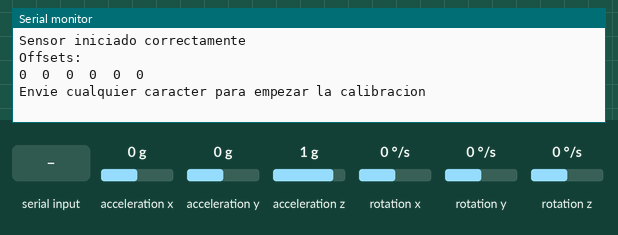
Recording of a sketch running on a simulated Arduino Uno, built with avr-gcc and run on an emulated ATmega328P. Parts: the last lines printed to the serial monitor. Inputs (shaded band) come from the test bench; at power-on: acceleration x 0 g, acceleration y 0 g, acceleration z 1 g, rotation x 0 °/s, rotation y 0 °/s, rotation z 0 °/s.

Above: at 0.9 s.
1.0 s: "1" received over Serial
At 1.07 s:
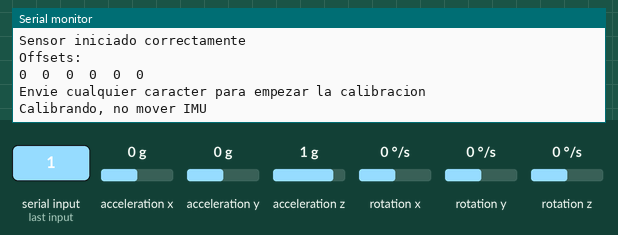
2.5 s: acceleration x set to -1.4 g
At 2.51 s:
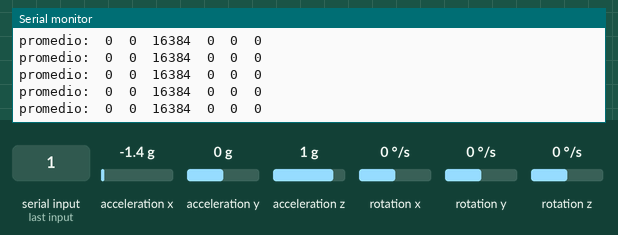
5.5 s: acceleration y set to -1.4 g
At 5.56 s:
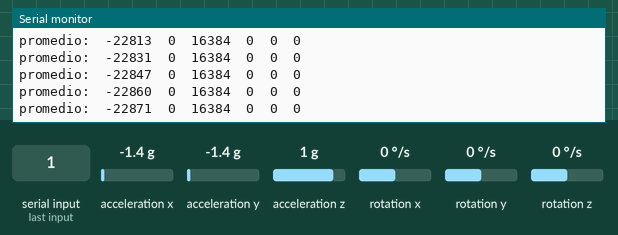
7.0 s: acceleration z set to 0 g
At 7.01 s:
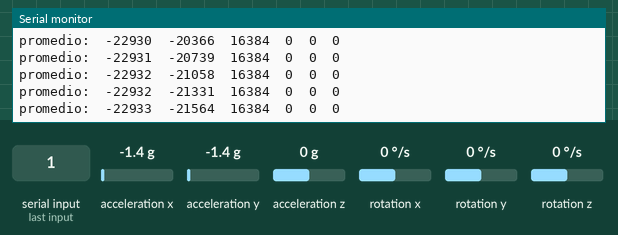
10.0 s: rotation x set to -192 °/s
At 10.06 s:
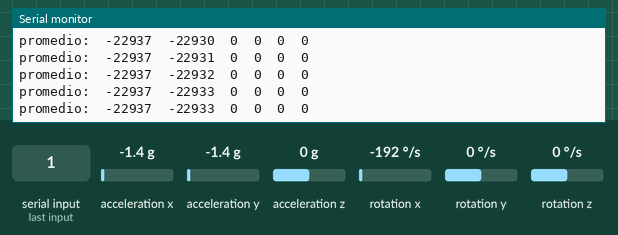
11.5 s: rotation x set to 0 °/s
At 11.51 s:
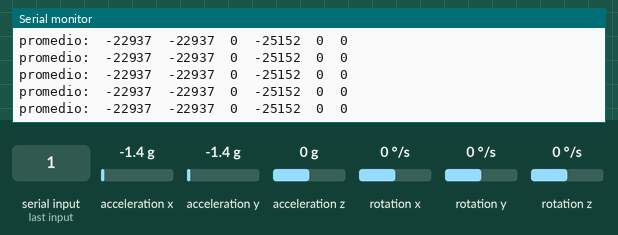
Timing chart, 0 to 14.5 s (numbered marks = the images above; inputs shaded):
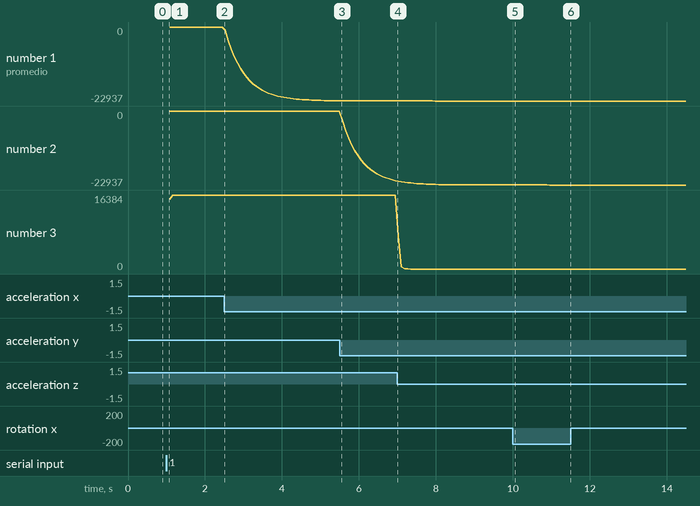

The sketch:

calib_si.ino
```cpp
// Librerias I2C para controlar el mpu6050
// la libreria MPU6050.h necesita I2Cdev.h, I2Cdev.h necesita Wire.h
#include "I2Cdev.h"
#include "MPU6050.h"
#include "Wire.h"

// La dirección del MPU6050 puede ser 0x68 o 0x69, dependiendo
// del estado de AD0. Si no se especifica, 0x68 estará implicito
MPU6050 sensor;

// Valores RAW (sin procesar) del acelerometro y giroscopio en los ejes x,y,z
int ax, ay, az;
int gx, gy, gz;

//Variables usadas por el filtro pasa bajos
long f_ax,f_ay, f_az;
int p_ax, p_ay, p_az;
long f_gx,f_gy, f_gz;
int p_gx, p_gy, p_gz;
int counter=0;

//Valor de los offsets
int ax_o,ay_o,az_o;
int gx_o,gy_o,gz_o;

void setup() {
  Serial.begin(57600);   //Iniciando puerto serial
  Wire.begin();           //Iniciando I2C
  sensor.initialize();    //Iniciando el sensor

  if (sensor.testConnection())
  {
    Serial.println("Sensor iniciado correctamente");
  }
  else
  {
    Serial.println("Error al iniciar");
  }

  // Leer los offset los offsets anteriores
  ax_o=sensor.getXAccelOffset();
  ay_o=sensor.getYAccelOffset();
  az_o=sensor.getZAccelOffset();
  gx_o=sensor.getXGyroOffset();
  gy_o=sensor.getYGyroOffset();
  gz_o=sensor.getZGyroOffset();

  Serial.println("Offsets:");
  Serial.print(ax_o); Serial.print("\t");
  Serial.print(ay_o); Serial.print("\t");
  Serial.print(az_o); Serial.print("\t");
  Serial.print(gx_o); Serial.print("\t");
  Serial.print(gy_o); Serial.print("\t");
  Serial.print(gz_o); Serial.print("\t");
  Serial.println("\nEnvie cualquier caracter para empezar la calibracion\n");
  // Espera un caracter para empezar a calibrar
  while (true){if (Serial.available()) break;}
  Serial.println("Calibrando, no mover IMU");

}

void loop() {
  // Leer las aceleraciones y velocidades angulares
  sensor.getAcceleration(&ax, &ay, &az);
  sensor.getRotation(&gx, &gy, &gz);

  // Filtrar las lecturas
  f_ax = f_ax-(f_ax>>7)+ax;
  p_ax = f_ax>>7;

  f_ay = f_ay-(f_ay>>7)+ay;
  p_ay = f_ay>>7;

  f_az = f_az-(f_az>>3)+az;
  p_az = f_az>>3;

  f_gx = f_gx-(f_gx>>3)+gx;
  p_gx = f_gx>>3;

  f_gy = f_gy-(f_gy>>3)+gy;
  p_gy = f_gy>>3;

  f_gz = f_gz-(f_gz>>3)+gz;
  p_gz = f_gz>>3;

  //Cada 100 lecturas corregir el offset
  if (counter==20){
    //Mostrar las lecturas separadas por un [tab]
    Serial.print("promedio:"); Serial.print("\t");
    Serial.print(p_ax); Serial.print("\t");
    Serial.print(p_ay); Serial.print("\t");
    Serial.print(p_az); Serial.print("\t");
    Serial.print(p_gx); Serial.print("\t");
    Serial.print(p_gy); Serial.print("\t");
    Serial.println(p_gz);

    //Calibrar el acelerometro a 1g en el eje z (ajustar el offset)
    if (p_ax>0) ax_o--;
    else {ax_o++;}
    if (p_ay>0) ay_o--;
    else {ay_o++;}
    if (p_az-16384>0) az_o--;
    else {az_o++;}

    sensor.setXAccelOffset(ax_o);
    sensor.setYAccelOffset(ay_o);
    sensor.setZAccelOffset(az_o);

    //Calibrar el giroscopio a 0º/s en todos los ejes (ajustar el offset)
    if (p_gx>0) gx_o--;
    else {gx_o++;}
    if (p_gy>0) gy_o--;
    else {gy_o++;}
    if (p_gz>0) gz_o--;
    else {gz_o++;}

    sensor.setXGyroOffset(gx_o);
    sensor.setYGyroOffset(gy_o);
    sensor.setZGyroOffset(gz_o);

    counter=0;
  }
  counter++;
}
```

Measured:
- after the input at 1.0 s, the serial monitor: prints a new line at once (image 1)
- plotted number 1: 0 → -22871 after the input at 2.5 s
- plotted number 2: 0 → -21564 after the input at 5.5 s
